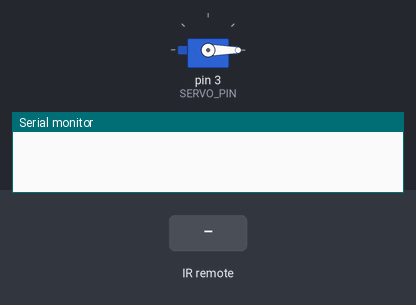
Bench run of a sketch on a simulated Arduino Uno, built with avr-gcc and run on an emulated ATmega328P. Shown: servo, the last lines printed to the serial monitor. The inputs (shaded band) are chosen by the test bench.

Above: at 1.8 s.
1.9 s: infrared code 0x1A received
At 2.3 s:
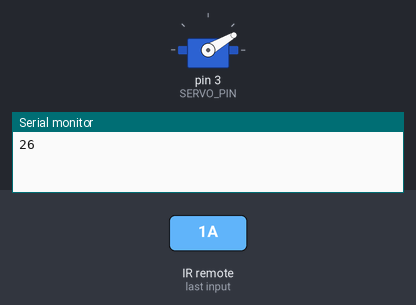
4.5 s: infrared code 0x1B received
At 5.8 s:
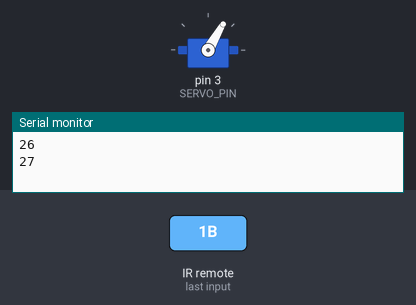
7.5 s: infrared code 0x1C received
At 8.8 s:
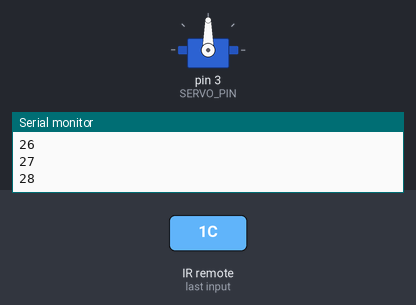
10.5 s: infrared code 0x1D received
At 11.7 s:
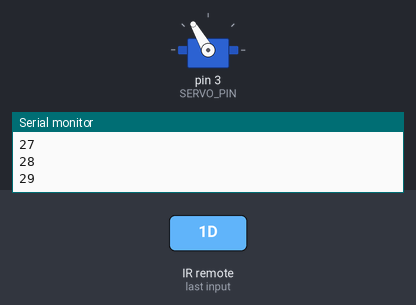
13.5 s: infrared code 0x1E received
At 14.8 s:
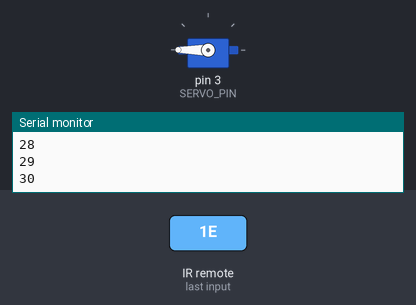
Timing chart, 0 to 16.5 s (numbered marks = the images above; inputs shaded):
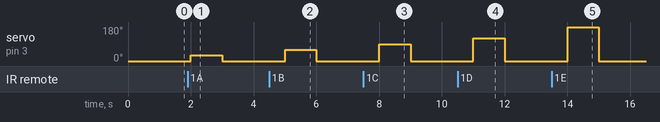

The sketch:

receive.ino
```cpp
// #include "C:\\Users\\nguye\\OneDrive\\Documents\\Arduino\\libraries\\IRremote\\src\\IRremote.hpp"
#include <IRremote.h>
#include <Servo.h>

#define IR_RECEIVE_PIN 8
const int SERVO_PIN = 3;
IRrecv irrecv(IR_RECEIVE_PIN);
uint32_t NEC_received_command;
// int angle = 0;

Servo servo;

void setup() {
  servo.attach(SERVO_PIN, 500, 2400);
  servo.write(0);
  Serial.begin(9600);
  irrecv.enableIRIn();
}

void loop() {


  if (irrecv.decode()) {
    NEC_received_command = irrecv.decodedIRData.command;
    Serial.println(NEC_received_command);
    if (NEC_received_command == 0x1A) {
      int angle = 30;
      servo.write(angle);
      delay(1000);
      servo.write(0);
    } else if (NEC_received_command == 0x1B) {
      int angle = 60;
      servo.write(angle);
      delay(1000);
      servo.write(0);
    } else if (NEC_received_command == 0x1C) {
      int angle = 90;
      servo.write(angle);
      delay(1000);
      servo.write(0);
    } else if (NEC_received_command == 0x1D) {
      int angle = 120;
      servo.write(angle);
      delay(1000);
      servo.write(0);
    } else if (NEC_received_command == 0x1E) {
      int angle = 180;
      servo.write(angle);
      delay(1000);
      servo.write(0);
    }
    irrecv.resume();
  }
  delay(1000);
}
```

Measured:
- after the input at 1.9 s, servo on pin 3 (SERVO_PIN): 0° → 30° after 0.10 s, → 0° 1.0 s later
- after the input at 4.5 s, servo on pin 3 (SERVO_PIN): 0° → 60° after 0.50 s, → 0° 1.0 s later
- after the input at 7.5 s, servo on pin 3 (SERVO_PIN): 0° → 90° after 0.50 s, → 0° 1.0 s later
- after the input at 10.5 s, servo on pin 3 (SERVO_PIN): 0° → 120° after 0.50 s, → 0° 1.0 s later
- after the input at 13.5 s, servo on pin 3 (SERVO_PIN): 0° → 180° after 0.50 s, → 0° 1.0 s later
